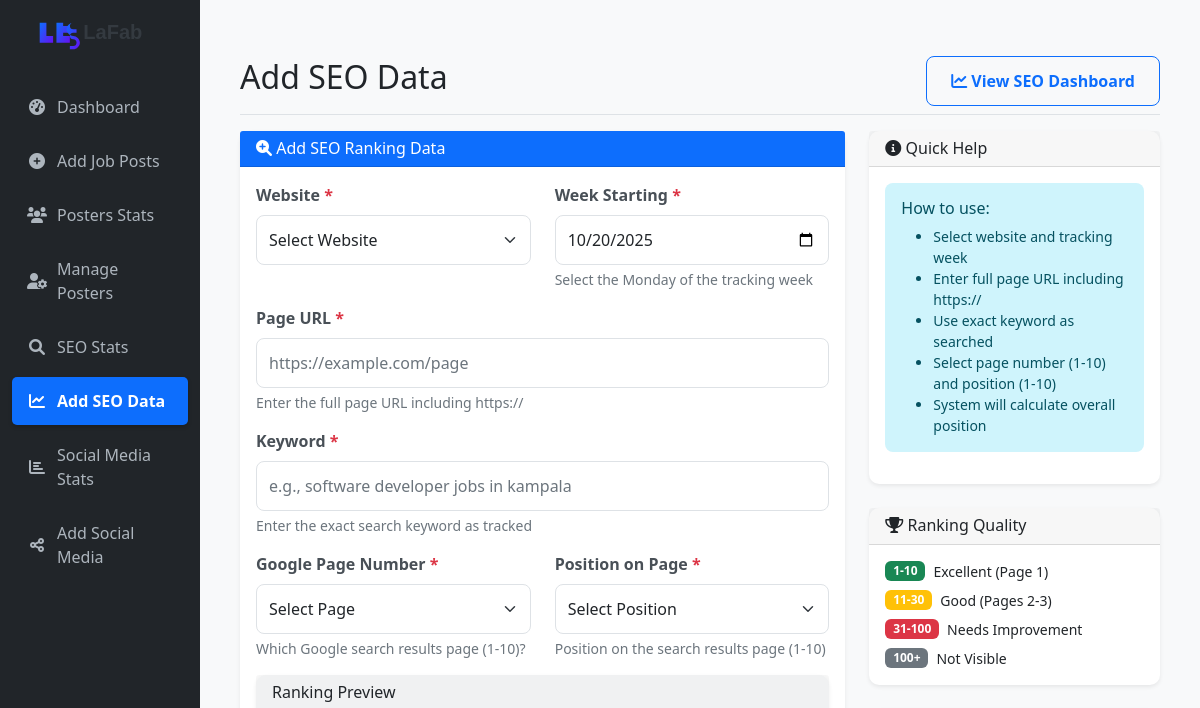
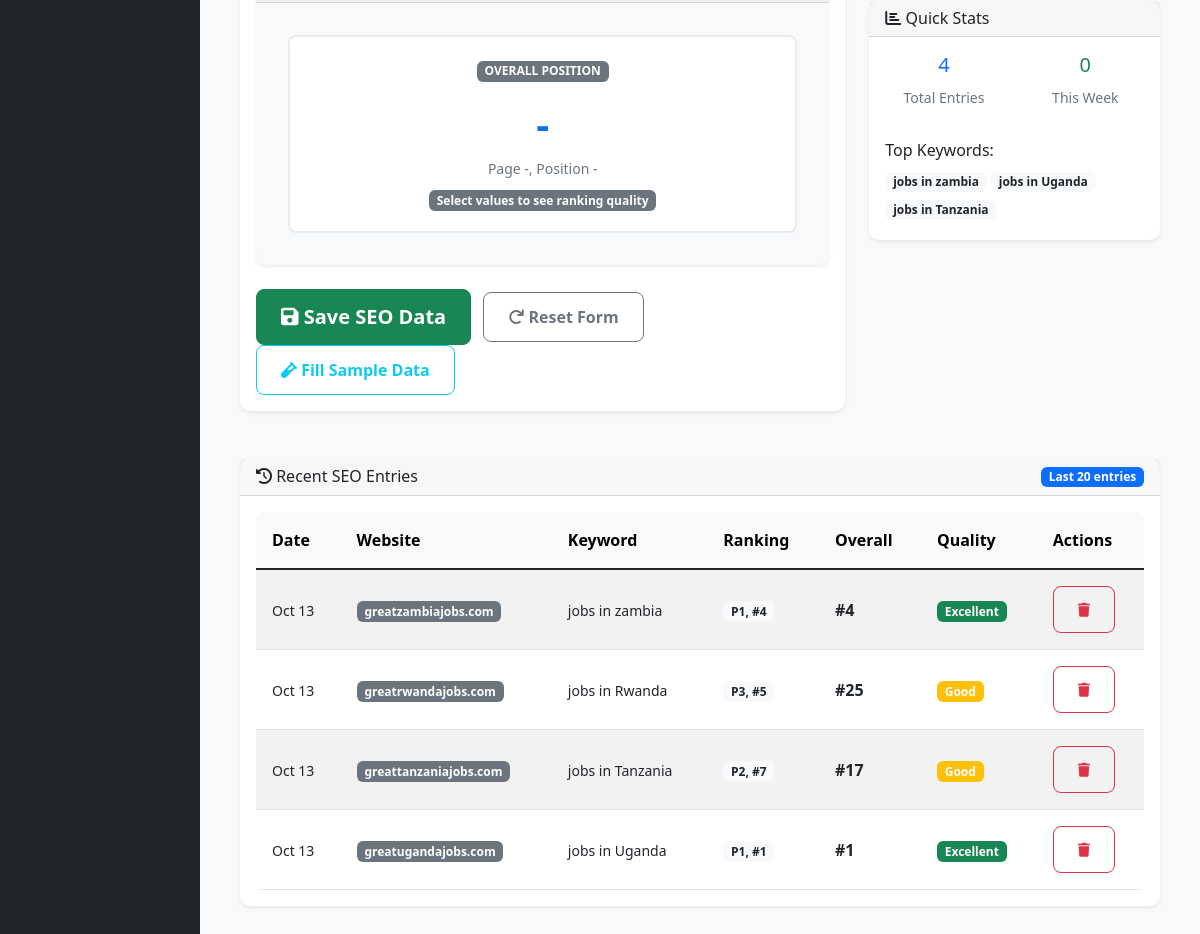
/pages/seo_entry.php, run on an earlier commit of the app's database (2 pictures, top to bottom).
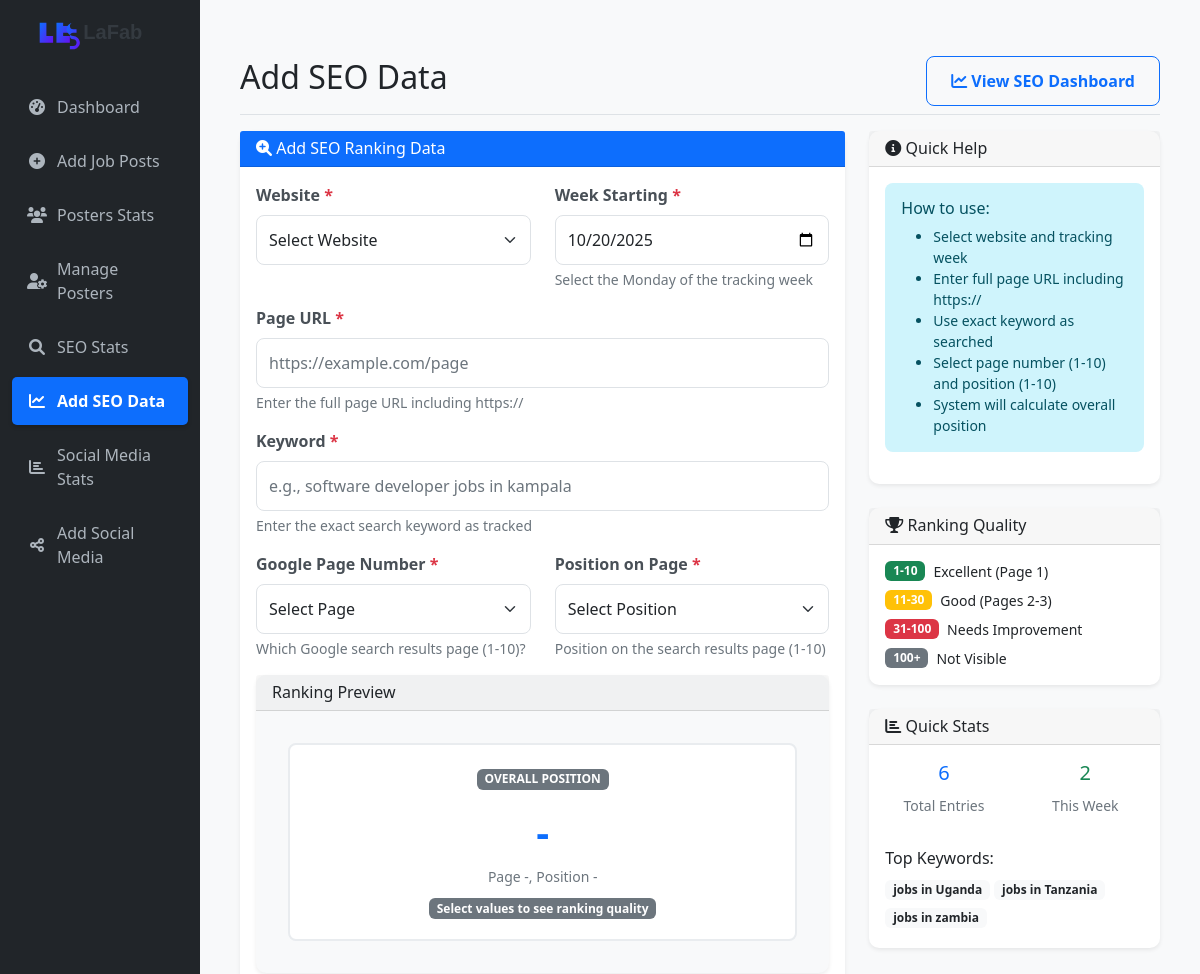
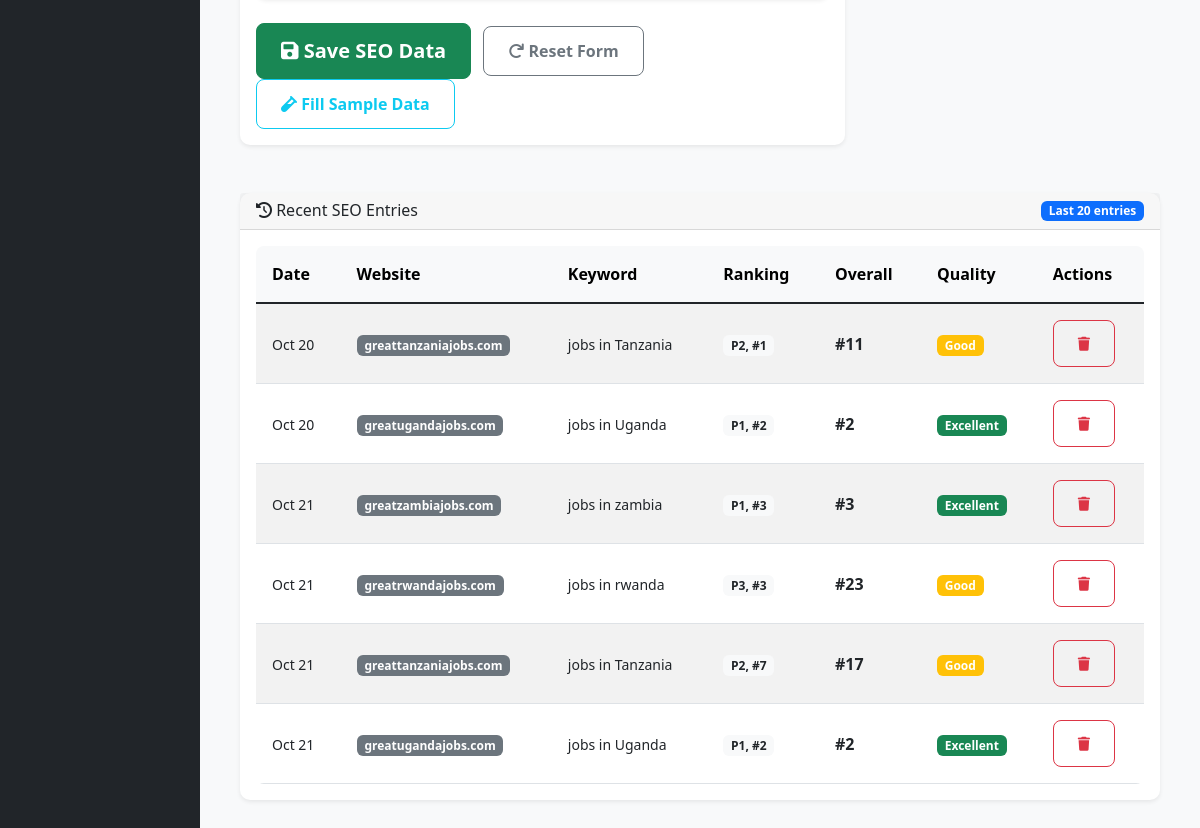
And on a later commit of the database (2 pictures, top to bottom).
### tables this page shows
CREATE TABLE seo_rankings (
        id INTEGER PRIMARY KEY AUTOINCREMENT,
        website TEXT NOT NULL,
        page_url TEXT NOT NULL,
        keyword TEXT NOT NULL,
        page_number INTEGER NOT NULL,
        position_on_page INTEGER NOT NULL,
        week_start DATE NOT NULL,
        created_at DATETIME DEFAULT CURRENT_TIMESTAMP
    );

### config.php (called while the page is built, shortened)
<?php
$db_file = __DIR__ . '/jobs_dashboard.db';
try {
    $db = new SQLite3($db_file);
    $db->enableExceptions(true);
} catch (Exception $e) {
    die("Database connection failed: " . $e->getMessage());
}
function db_fetch_all($sql, $params = []) {
    global $db;
    $stmt = $db->prepare($sql);
    $result = $stmt->execute();
    $rows = [];
    while ($row = $result->fetchArray(SQLITE3_ASSOC)) {
        $rows[] = $row;
    }
    return $rows;
}
?>

### pages/seo_entry.php (the view, shortened to what the rows shown need)
<?php
require_once '../config.php';
require_once '../includes/header.php';
?>
<div class="col-md-9 col-lg-10 main-content">
    <div class="d-flex justify-content-between flex-wrap flex-md-nowrap align-items-center pt-3 pb-2 mb-3 border-bottom">
        <h1 class="h2">Add SEO Data</h1>
    </div>
    <div class="card mt-4">
        <div class="card-body">
            <?php
            $recent_seo = db_fetch_all("
                SELECT id, website, page_url, keyword, page_number, position_on_page, week_start, created_at
                FROM seo_rankings
                ORDER BY created_at DESC
                LIMIT 20
            ");
            ?>
            <?php if (empty($recent_seo)): ?>
                <div class="text-center py-4">
                    <i class="fas fa-inbox fa-3x text-muted mb-3"></i>
                    <p class="text-muted">No SEO entries found. Add your first entry above.</p>
                </div>
            <?php else: ?>
                <div class="table-responsive">
                    <table class="table table-sm table-striped table-hover">
                        <thead class="table-light">
                            <tr>
                                <th>Date</th>
                                <th>Website</th>
                                <th>Keyword</th>
                                <th>Ranking</th>
                                <th>Overall</th>
                                <th>Quality</th>
                                <th>Actions</th>
                            </tr>
                        </thead>
                        <tbody>
                            <?php foreach ($recent_seo as $entry):
                                $overall_position = (($entry['page_number'] - 1) * 10) + $entry['position_on_page'];
                                $quality_class = $overall_position <= 10 ? 'success' : ($overall_position <= 30 ? 'warning' : 'danger');
                                $quality_text = $overall_position <= 10 ? 'Excellent' : ($overall_position <= 30 ? 'Good' : 'Needs Work');
                            ?>
                                <tr>
                                    <td>
                                        <small><?php echo date('M j', strtotime($entry['week_start'])); ?></small>
                                    </td>
                                    <td>
                                        <span class="badge bg-secondary"><?php echo htmlspecialchars($entry['website']); ?></span>
                                    </td>
                                    <td>
                                        <small title="<?php echo htmlspecialchars($entry['keyword']); ?>">
                                            <?php echo htmlspecialchars(mb_strimwidth($entry['keyword'], 0, 30, '...')); ?>
                                        </small>
                                    </td>
                                    <td>
                                        <span class="badge bg-light text-dark">
                                            P<?php echo $entry['page_number']; ?>, #<?php echo $entry['position_on_page']; ?>
                                        </span>
                                    </td>
                                    <td>
                                        <strong>#<?php echo $overall_position; ?></strong>
                                    </td>
                                    <td>
                                        <span class="badge bg-<?php echo $quality_class; ?>">
                                            <?php echo $quality_text; ?>
                                        </span>
                                    </td>
                                    <td>
                                        <form method="POST" style="display: inline;" onsubmit="return confirm('Are you sure you want to delete this SEO entry?');">
                                            <button type="submit" class="btn btn-sm btn-outline-danger" title="Delete Entry">
                                                <i class="fas fa-trash"></i>
                                            </button>
                                        </form>
                                    </td>
                                </tr>
                            <?php endforeach; ?>
                        </tbody>
                    </table>
                </div>
            <?php endif; ?>
        </div>
    </div>
</div>
<?php require_once '../includes/footer.php'; ?>

What changed in the data, as far as the page shows it:
added seo_rankings: week_start "Oct 20", website "greattanzaniajobs.com", keyword "jobs in Tanzania", page_number "2", position_on_page "1", overall_position "11", quality_text "Good"
added seo_rankings: week_start "Oct 20", website "greatugandajobs.com", keyword "jobs in Uganda", page_number "1", position_on_page "2", quality_text "Excellent"
changed seo_rankings "jobs in zambia": week_start "Oct 13" → "Oct 21"; position_on_page "4" → "3"
changed seo_rankings "greatrwandajobs.com": week_start "Oct 13" → "Oct 21"; keyword "jobs in Rwanda" → "jobs in rwanda"; position_on_page "5" → "3"; overall_position "25" → "23"
changed seo_rankings (number 5 of 6 on the later page): week_start "Oct 13" → "Oct 21"
changed seo_rankings (number 6 of 6 on the later page): week_start "Oct 13" → "Oct 21"; position_on_page "1" → "2"
Also different on the page:
$total_entries['count']: "4" → "6"
$this_week_entries['count']: "0" → "2"
